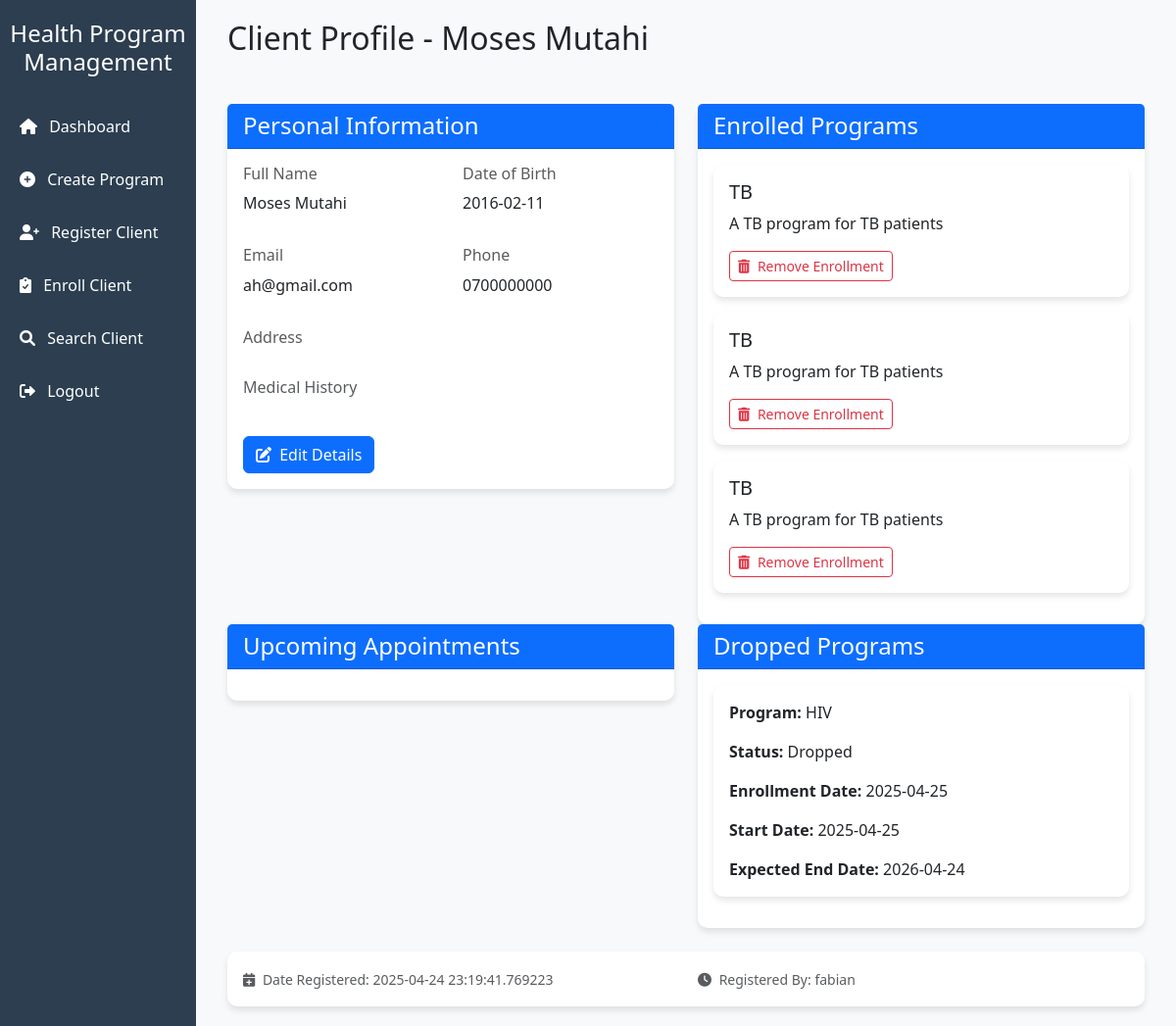
/client/1 (signed in), run on the app's committed database.
### app/model.py (models this page shows, shortened)
class Client(db.Model):
    __tablename__ = 'clients'
    id = db.Column(db.Integer, db.ForeignKey('users.id'), primary_key=True, autoincrement=True)
    full_name = db.Column(db.String(100), nullable=False)
    date_of_birth = db.Column(db.Date, nullable=False)
    gender = db.Column(db.String(10))
    phone = db.Column(db.String(50))
    email = db.Column(db.String(100))
    registered_at = db.Column(db.DateTime, default=datetime.utcnow)
    registered_by = db.Column(db.Integer, db.ForeignKey('users.id', name='fk_client_registered_by'), nullable=False)
    appointments = db.relationship(
        'Appointment',
        back_populates='client',
        foreign_keys='Appointment.client_id'
    )
    enrollments = db.relationship(
        'Enrollment',
        back_populates='client',
        foreign_keys='Enrollment.client_id',
        lazy=True
    )
    registered_by_user = db.relationship(
        'User',
        back_populates='clients_registered',
        foreign_keys=[registered_by]
    )

class Enrollment(db.Model):
    __tablename__ = 'enrollments'
    id = db.Column(db.Integer, primary_key=True, autoincrement=True)
    client_id = db.Column(db.Integer, db.ForeignKey('clients.id'), nullable=False)
    program_id = db.Column(db.Integer, db.ForeignKey('programs.id'), nullable=False)
    status_id = db.Column(db.Integer, db.ForeignKey('status.id'), nullable=False)
    enrollment_date = db.Column(db.Date, nullable=False)
    start_date = db.Column(db.Date, nullable=False)
    end_date = db.Column(db.Date, nullable=False)
    notes = db.Column(db.Text)
    client = db.relationship(
        'Client',
        back_populates='enrollments',
        foreign_keys=[client_id]
    )
    program = db.relationship(
        'Program',
        back_populates='enrollments',
        foreign_keys=[program_id]
    )
    status = db.relationship(
        'Status',
        backref='enrollments',
        foreign_keys=[status_id]
    )

class Program(db.Model):
    __tablename__ = 'programs'
    id = db.Column(db.Integer, primary_key=True, autoincrement=True)
    name = db.Column(db.String(100), nullable=False)
    description = db.Column(db.Text)
    start_date = db.Column(db.Date, nullable=False)
    duration = db.Column(db.Integer, nullable=False)  # Duration in weeks
    enrollments = db.relationship(
        'Enrollment',
        back_populates='program',
        lazy=True
    )
    """
    # status for enrollment (Enrolled, Completed, Dropped)
        1 = name='Enrolled' , description='Enrolled in the program'
        2 = name='Completed' , description='Completed the program'
        3 = name='Dropped' , description='Dropped out of the program'

    # appointment notification (sent, is-read)
        4 = name='sent' , description='sent appointment'
        5 = name='is-read' , description='is-read appointment'

    # appointment status (Pending, Confirmed, Cancelled)
        6 = name='Pending' , description='Pending appointment's
        7 = name='Confirmed' , description='Confirmed appointment'
        8 = name='Cancelled' , description='Cancelled appointment'
    """

class Status(db.Model):
    __tablename__ = 'status'
    id = db.Column(db.Integer, primary_key=True, autoincrement=True)
    name = db.Column(db.String(100), nullable=False)
    description = db.Column(db.Text)

class User(UserMixin, db.Model):
    __tablename__ = 'users'
    ROLES = ['admin', 'doctor', 'client']
    id = db.Column(db.Integer, primary_key=True, autoincrement=True)
    username = db.Column(db.String(100), nullable=False)
    email = db.Column(db.String(100))
    phone = db.Column(db.String(50))
    password_hash = db.Column(db.String(256), nullable=False)
    role = db.Column(db.String(50), nullable=False)
    created_at = db.Column(db.DateTime, default=datetime.utcnow)
    last_login = db.Column(db.DateTime, default=datetime.utcnow)
    doctor_appointments = db.relationship(
        'Appointment',
        back_populates='doctor',
        foreign_keys='Appointment.doctor_id'
    )
    clients_registered = db.relationship(
        'Client',
        back_populates='registered_by_user',
        foreign_keys='Client.registered_by'
    )

### app/routes.py (the view)
@main.route('/client/<client_id>')
@login_required # This ensures that the user is logged in before viewing a client's profile
def client_profile(client_id):
    client = Client.query.get_or_404(client_id)
    enrollments = Enrollment.query.filter_by(client_id=client_id, status_id=1).all()
    appointments = Appointment.query.filter_by(client_id=client_id).all()
    dropped_enrollments = Enrollment.query.filter_by(client_id=client_id, status_id=3).all()
    return render_template('client_profile.html', client=client, enrollments=enrollments, appointments=appointments, dropped_enrollments=dropped_enrollments)

### app/_init_.py (called while the page is built)
@login_manager.user_loader
def load_user(user_id):
    return User.query.get(int(user_id))

### app/utils.py (called while the page is built)
def login_required(f):
    @wraps(f)
    def decorated_function(*args, **kwargs):
        if not current_user.is_authenticated:
            flash("You need to be logged in to access this page.", "warning")
            return redirect(url_for('main.login'))
        return f(*args, **kwargs)
    return decorated_function

### app/templates/client_profile.html (shortened to what this page needs)
{% extends "base.html" %}
{% block content %}
<div class="container-fluid">
    <div class="row mb-4">
        <div class="col-12">
            <h2 class="mb-4">Client Profile - {{ client.full_name }}</h2>
        </div>
    </div>
    <div class="row">
        <div class="col-md-6">
            <div class="card mb-4">
                <div class="card-header bg-primary text-white">
                    <h4 class="mb-0">Personal Information</h4>
                </div>
                <div class="card-body">
                    <div class="row mb-3">
                        <div class="col-md-6">
                            <h6 class="text-muted">Full Name</h6>
                            <p class="mb-3">{{ client.full_name }}</p>
                        </div>
                        <div class="col-md-6">
                            <h6 class="text-muted">Date of Birth</h6>
                            <p class="mb-3">{{ client.date_of_birth }}</p>
                        </div>
                    </div>
                    <div class="row mb-3">
                        <div class="col-md-6">
                            <h6 class="text-muted">Email</h6>
                            <p class="mb-3">{{ client.email }}</p>
                        </div>
                        <div class="col-md-6">
                            <h6 class="text-muted">Phone</h6>
                            <p class="mb-3">{{ client.phone }}</p>
                        </div>
                    </div>
                    <div class="row mb-3">
                        <div class="col-12">
                            <h6 class="text-muted">Address</h6>
                        </div>
                    </div>
                    <div class="row">
                        <div class="col-12">
                            <h6 class="text-muted">Medical History</h6>
                        </div>
                    </div>
                    <div class="mt-4">
                        <a href="{{ url_for('main.edit_client', client_id=client.id) }}" class="btn btn-primary me-2">
                            <i class="fas fa-edit me-1"></i> Edit Details
                        </a>
                    </div>
                </div>
            </div>
        </div>
        <div class="col-md-6">
            <div class="card">
                <div class="card-header bg-primary text-white">
                    <h4 class="mb-0">Enrolled Programs</h4>
                </div>
                <div class="card-body">
                    {% if enrollments %}
                        {% for enrollment in enrollments %}
                        <div class="card mb-3">
                            <div class="card-body">
                                <div class="d-flex justify-content-between align-items-center mb-2">
                                    <h5 class="card-title mb-0">{{ enrollment.program.name }}</h5>
                                    <span class="badge bg-{{ enrollment.status.status_color }}">{{ enrollment.status.name }}</span>
                                </div>
                                <p class="card-text">{{ enrollment.program.description }}</p>
                                <div class="mt-3">
                                    <a href="{{ url_for('main.remove_enrollment', enrollment_id=enrollment.id) }}"
                                       class="btn btn-outline-danger btn-sm"
                                       onclick="return confirm('Are you sure you want to remove this enrollment?')">
                                        <i class="fas fa-trash-alt me-1"></i> Remove Enrollment
                                    </a>
                                </div>
                            </div>
                        </div>
                        {% endfor %}
                    {% else %}
                        <div class="alert alert-info">
                            <i class="fas fa-info-circle me-2"></i> No program enrollments found.
                        </div>
                    {% endif %}
                </div>
            </div>
        </div>
        <div class="col-md-6">
            <div class="card">
                <div class="card-header bg-primary text-white">
                    <h4 class="mb-0">Upcoming Appointments</h4>
                </div>
                <div class="card-body">
                </div>
            </div>
        </div>
        <div class="col-md-6">
            <div class="card">
                <div class="card-header bg-primary text-white">
                    <h4 class="mb-0">Dropped Programs</h4>
                </div>
                <div class="card-body">
                    {% if dropped_enrollments %}
                        {% for enrollment in dropped_enrollments %}
                        <div class="card mb-3">
                            <div class="card-body">
                                <p class="card-text"><strong>Program:</strong> {{ enrollment.program.name }}</p>
                                <p class="card-text"><strong>Status:</strong> {{ enrollment.status.name }}</p>
                                <p class="card-text"><strong>Enrollment Date:</strong> {{ enrollment.enrollment_date }}</p>
                                <p class="card-text"><strong>Start Date:</strong> {{ enrollment.start_date }}</p>
                                <p class="card-text"><strong>Expected End Date:</strong> {{ enrollment.end_date }}</p>
                            </div>
                        </div>
                        {% endfor %}
                    {% endif %}
                </div>
            </div>
        </div>
    </div>
    <div class="row mt-4">
        <div class="col-12">
            <div class="card">
                <div class="card-body">
                    <div class="row">
                        <div class="col-md-6">
                            <small class="text-muted">
                                <i class="fas fa-calendar-plus me-1"></i> Date Registered: {{ client.registered_at}}
                            </small>
                        </div>
                        <div class="col-md-6">
                            <small class="text-muted">
                                <i class="fas fa-clock me-1"></i> Registered By: {{ client.registered_by_user.username }}
                            </small>
                        </div>
                    </div>
                </div>
            </div>
        </div>
    </div>
</div>
{% endblock %}

### app/templates/base.html (style rules this page uses)
:root { --primary-color: #2c3e50; --secondary-color: #3498db; --accent-color: #e74c3c; --light-bg: #f8f9fa; }
body { font-family: 'Segoe UI', Tahoma, Geneva, Verdana, sans-serif; background-color: var(--light-bg); }
.card { border: none; border-radius: 10px; box-shadow: 0 4px 6px rgba(0, 0, 0, 0.1); transition: transform 0.3s; }

### data on the page
Client: full_name "Moses Mutahi", date_of_birth "2016-02-11", email "ah@gmail.com", phone "0700000000", registered_at "2025-04-24 23:19:41.769223"
Enrollment: program.name "TB", program.description "A TB program for TB patients"
Enrollment: program.name "TB", program.description "A TB program for TB patients"
Enrollment: program.name "TB", program.description "A TB program for TB patients"
Enrollment: program.name "HIV", status.name "Dropped", enrollment_date "2025-04-25", start_date "2025-04-25", end_date "2026-04-24"
User: registered_by_user.username "fabian"
